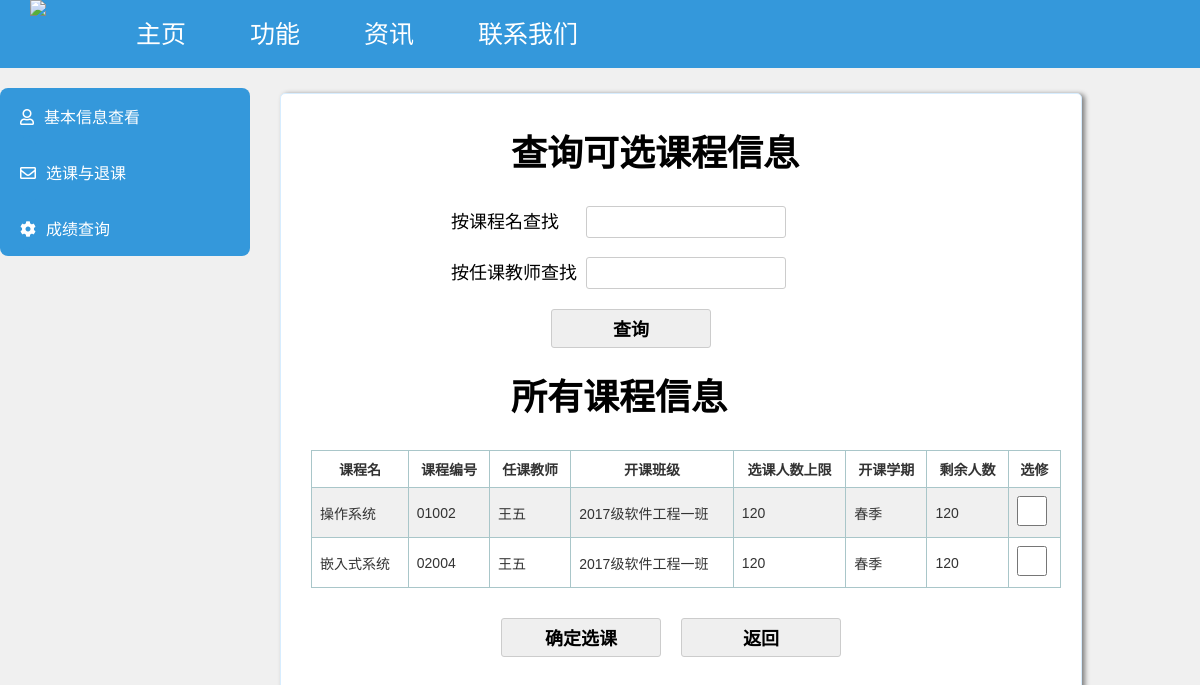
The page /student/course/select3 (signed in) on the database its author committed.
### tables this page shows
CREATE TABLE selectCourse
( 课序号 char(14), 
  课程编号 char(5),
  任课教师 nvarchar(10),
  任课老师编号 char(4),
  开课年份 int,
  开课专业 nvarchar(40),
  开课班级 nvarchar(40),
  选课人数上限 int,
  开课学期 nvarchar(10),
  课程名 nvarchar(40),
  剩余人数 int,
  primary key(课序号, 开课班级) 
);

### app.py (the view, shortened to what this page needs)
@app.route('/student/course/select3', methods=["POST", "GET"])
def stu_courseSel_select3():
    if session.get('exist') == None:
        flash("请登录！")
        return redirect(url_for('login'))
    if request.method == "GET":
        stuid = session.get('stuid')
        stucls = useSQLite.query("select 班级 from student where 学号='%s'" % stuid)[0][0]
        res = useSQLite.query(
            "select 课程名, 课程编号, 任课教师, 开课班级, 选课人数上限, 开课学期, 剩余人数, 课序号 from selectCourse where 开课班级 = '%s' and 课序号 not in (select 课序号 from studentCourse where 学号='%s')" % (
                stucls, stuid))
        head = useSQLite.query_head_diy("select  课程名, 课程编号, 任课教师, 开课班级, 选课人数上限, 开课学期, 剩余人数, 课序号 from selectCourse")
        res2 = useSQLite.query(
            "select 课程名, 课程编号, 任课教师, 开课班级, 选课人数上限, 开课学期, 剩余人数, 课序号 from selectCourse where 开课班级 = '%s' and 课序号 in (select 课序号 from studentCourse where 学号='%s')" % (
                stucls, stuid))
        return render_template("student/course/select.html", res=res, head=head, res2=res2, res_course=None,
                               head_course=None, res2_course=None)

### db/useSQLite.py (called while the page is built)
def OpenDb():
    database = "./EAMS.db"
    conn = sqlite3.connect(database)
    return conn

def GetSql(conn, sql):
    cur = conn.cursor()
    cur.execute(sql)
    result = cur.fetchall()
    cur.close()
    return result

def GetHead(conn, sql):
    cur = conn.cursor()
    cur.execute(sql)
    fields = []
    for field in cur.description:
        fields.append(field[0])
    cur.close()
    return fields

def CloseDb(conn):
    conn.close()

def query(sql):
    conn = OpenDb()
    result = GetSql(conn, sql)
    CloseDb(conn)
    return result

def query_head_diy(sql):
    conn = OpenDb()
    fields = GetHead(conn, sql)
    CloseDb(conn)
    return fields

### templates/student/course/select.html (shortened to what this page needs)
{% extends 'student/student.html' %}
{% block content %}
    {% if res == None %}
        <div class="menu3">
            <h1>查询可选课程信息</h1>
            <form method="get" action="/student/course/select3">
                {% with messages = get_flashed_messages() %}
                    <label style="color: red;width: auto; display: block">{{ messages[0] }}</label>
                    <label style="color: red;width: auto; display: block">{{ messages[1] }}</label>
                {% endwith %}
                <input type="submit" style="margin-left: 300px; margin-top: 30px" value="查询">
            </form>
        </div>
    {% else %}
        <div class="menu3" style="height: 1000px">
            <h1>查询可选课程信息</h1>
            <div style="margin-top: 20px">
                <form method="post" action="/student/course/select4">
                    <label style="margin-top: 0px; margin-left: 170px">按课程名查找</label>
                    <input type="text" name="courseName" style="width:200px;"><br>
                    <label style="margin-top: 20px;margin-left: 170px">按任课教师查找</label>
                    <input type="text" name="courseTea" style="width:200px;"><br>
                    <input style="margin-left: 270px; margin-top: 20px" type="submit" value="查询">
                </form>
            </div>
            <h1 style="margin-top: 20px">所有课程信息</h1>
            <form id="form" method="post" action="/student/course/select3">
                <table class="altrowstable" id="alternatecolor" style="margin-left: 30px; width: 750px">
                    <tr>
                        <th style="width:auto;">
                            {{ head[0] }}
                        </th>
                        <th style="width:auto;">
                            {{ head[1] }}
                        </th>
                        <th style="width:auto;">
                            {{ head[2] }}
                        </th>
                        <th style="width:auto;">
                            {{ head[3] }}
                        </th>
                        <th style="width:auto;">
                            {{ head[4] }}
                        </th>
                        <th style="width:auto;">
                            {{ head[5] }}
                        </th>
                        <th style="width:auto;">
                            {{ head[6] }}
                        </th>
                        <th style="width: auto;">选修</th>
                    </tr>
                    {% for i in res %}
                        <tr>
                            <td>{{ i[0] }}</td>
                            <td>{{ i[1] }}</td>
                            <td>{{ i[2] }}</td>
                            <td>{{ i[3] }}</td>
                            <td>{{ i[4] }}</td>
                            <td>{{ i[5] }}</td>
                            <td>{{ i[6] }}</td>
                            <td>
                                <input type="checkbox" name="cbox" value="{{ i[7] }}"
                                       style="width: 30px; height: 30px">
                            </td>
                        </tr>
                    {% endfor %}
                </table>
                <input type="button" onclick="sel()" style="margin-left: 220px; margin-top: 30px; float: left"
                       value="确定选课">
            </form>
            <form method="get" action="/student/course/select">
                <input type="submit" style="margin-left: 20px; margin-top: 30px" value="返回">
            </form>
        </div>
    {% endif %}
{% endblock %}

### rows shown on the page
selectCourse: 课程名 "操作系统", 课程编号 "01002", 任课教师 "王五", 开课班级 "2017级软件工程一班", 选课人数上限 "120", 开课学期 "春季", 剩余人数 "120"
selectCourse: 课程名 "嵌入式系统", 课程编号 "02004", 任课教师 "王五", 开课班级 "2017级软件工程一班", 选课人数上限 "120", 开课学期 "春季", 剩余人数 "120"

### other values the page prints
{{ head[0] }} "课程名"
{{ head[1] }} "课程编号"
{{ head[2] }} "任课教师"
{{ head[3] }} "开课班级"
{{ head[4] }} "选课人数上限"
{{ head[5] }} "开课学期"
{{ head[6] }} "剩余人数"
